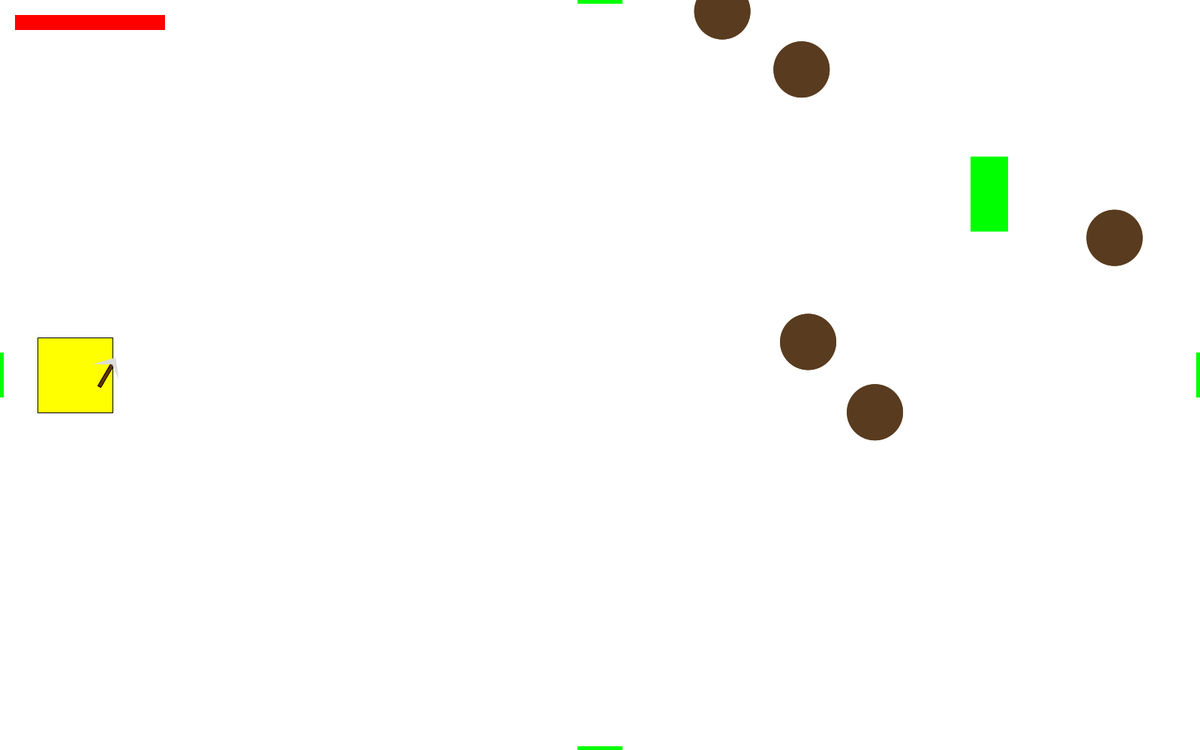
Frame 1 (no input)
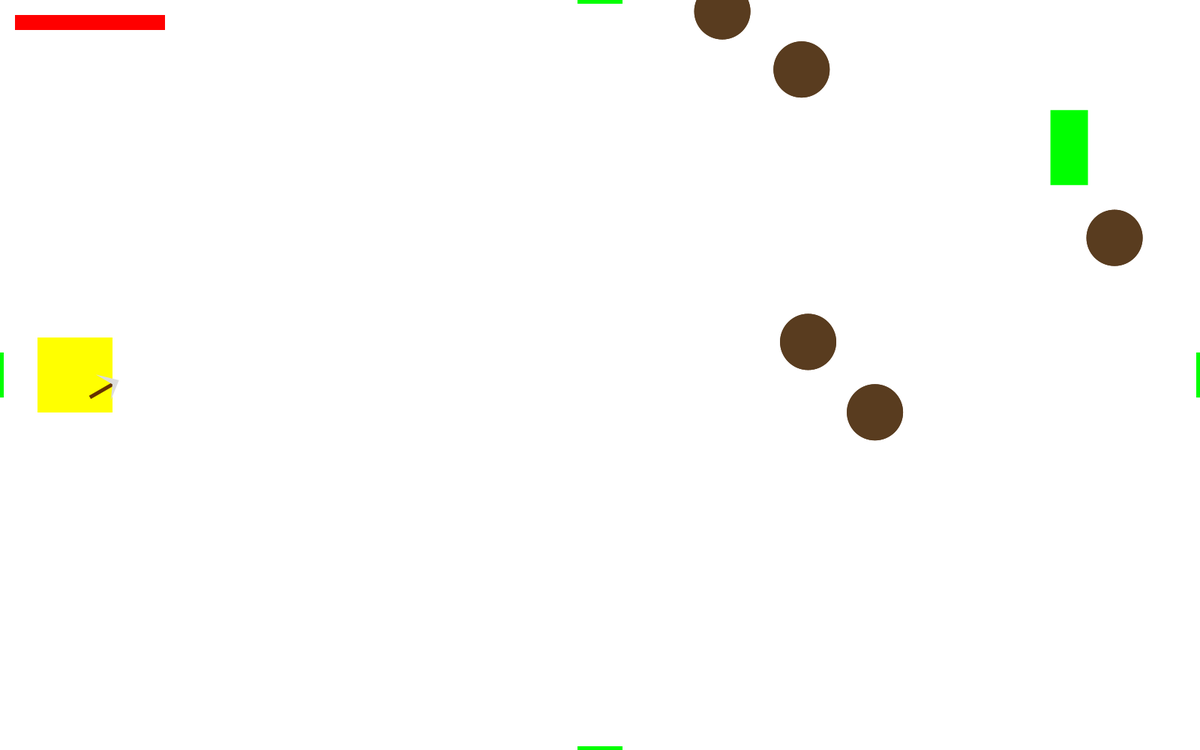
Frame 60 (the mouse pressed at the canvas centre just before this capture)
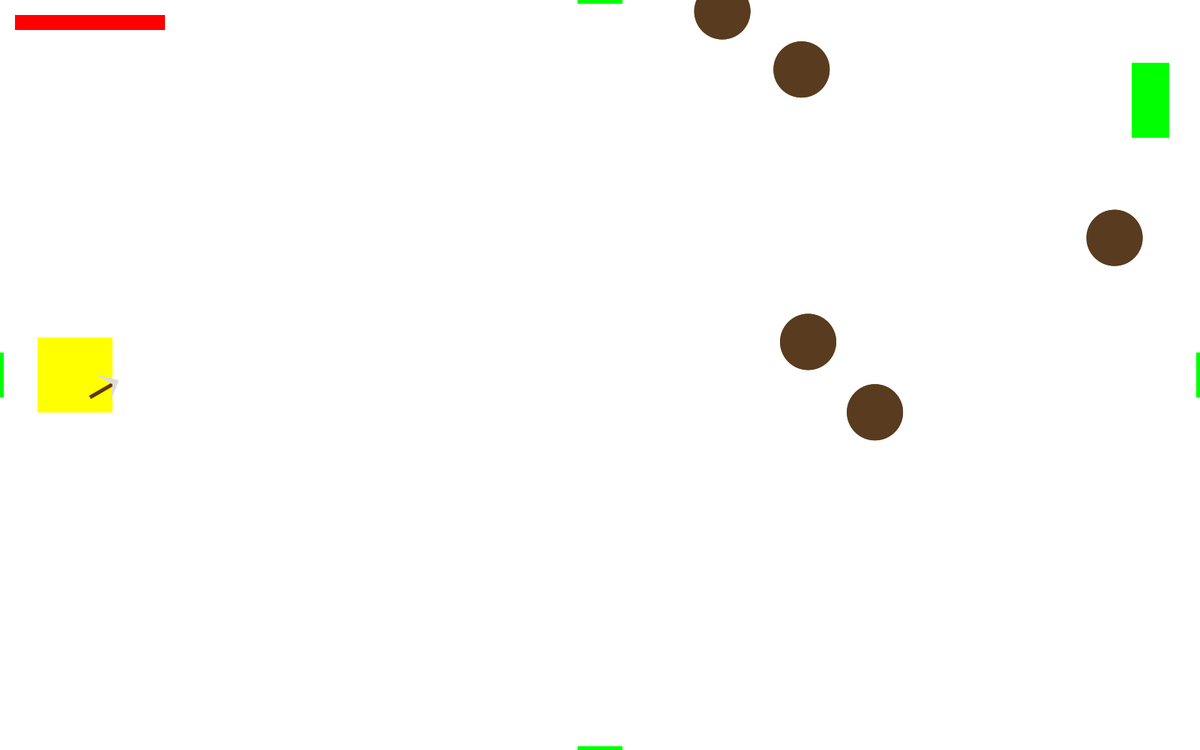
Frame 120 (the mouse held since frame 60 and released just before this capture)

The Processing sketch that drew these frames (run headless with seeded random() and noise(); from frame 60 on, the mouse is pressed at the canvas centre):

// Processing sketch: D103_Alan_Huang_Assignment4_301362439
// ── D103_Alan_Huang_Assignment4_301362439.pde
//HOLD LEFT CLICK TO CHARGE SWING, RELEASE LEFT CLICK TO SWING
//New feature, melee combat style, with item drops, Obstacle clearing gameplay, multiple exits
//NOTE: Actual level 1 will have more rocks, user interface, and character models
//There will also be a different number of exits to teach level, making a Map system 
//(eg: exit on the top of the map, leads to the level mapped above the current level, as well as an exit on the right, leading to the level mapped to the right of the current level)
//There is no current goal state of the game and there is only one state (which is the current state). We can just say for milestone 1, the goal state (end) is the exit on the right. However there is no end screen

ArrayList<Enemy> enemies = new ArrayList<Enemy>();
Player p1;
ArrayList<ItemDrop> itemDrops = new ArrayList<ItemDrop>();
//ArrayList<StationaryObject> objects = new ArrayList<StationaryObject>();
ArrayList<Rock> rocks = new ArrayList<Rock>();

int numEnemies = 1;
int numRocks = 5;

//Map states
int repositionState;
final int LEFT_OF_SCREEN = 1;
final int RIGHT_OF_SCREEN = 2;
final int TOP_OF_SCREEN = 3;
final int BOTTOM_OF_SCREEN = 4;
//Which exits are existing
boolean leftExit = true;
boolean rightExit = true;
boolean topExit = true;
boolean botExit = true;


final int ENEMY_SOUL_DROP = 10;
final int STONE = 1;


void setup() {
  size(1600, 1000);
  for (int i = 0; i < numEnemies; i++ ) {
    enemies.add(new Enemy(new PVector(random(width/2, width),random(0, height)), new PVector(random(-2, 2), random(-2, 2))));
  }
  //for (int i = 0; i < numRocks; i++) {
  //  objects.add(new Rock(new PVector(random(width/2, width), random(0, height)))); 
  //}
  for (int i = 0; i < numRocks; i++) {
    rocks.add(new Rock(new PVector(random(width/2, width), random(0, height)))); 
  }
  
  p1 = new Player(new PVector(100, height/2));
}

void draw() {
  background(255);
  gamePlay();
}

void gamePlay() {
  p1.update();
  
  if (up) p1.accelerate(upAcc);
  if (down) p1.accelerate(downAcc);
  if (left) p1.accelerate(leftAcc);
  if (right) p1.accelerate(rightAcc);
  
  for (int i = 0; i < enemies.size(); i++) {
    Enemy currEnemy = enemies.get(i);
    currEnemy.update();
  }
  
  //for loop for item drops
  for (int i = 0; i < itemDrops.size(); i++) {
    ItemDrop currItemDrop = itemDrops.get(i);
    currItemDrop.update();
  }
  
  //for (int i = 0; i < objects.size(); i++) {
  //  StationaryObject currObject = objects.get(i);
  //  currObject.update();
  //  if (currObject.objectType == currObject.ROCK_TYPE) { //code for rocks
  //  }
  //}
  
  for(int i = 0; i < rocks.size(); i++) {
    Rock currRock = rocks.get(i);
    currRock.update();
    currRock.drawMe();
  }
  
  drawExits();
  p1.drawHealthBar();
}

void drawExits(){
  fill(0, 255, 0);
  if (leftExit == true) {
    rect(0, height/2 - 30, 5, 60);
    //collision detection
    if (p1.pos.x - p1.entityWidth/2 < 5 &&
        p1.pos.x + p1.entityWidth/2 > 0 &&
        p1.pos.y - p1.entityHeight/2 < height/2 + 30 &&
        p1.pos.y + p1.entityHeight/2 > height/2 - 30) {
          //if collided, reposition at the opposite side of the screen (as if entered a new level)
       repositionState = RIGHT_OF_SCREEN;
       p1.repositionPlayer();
    }
  }
  if (rightExit == true) {
    rect(width - 5, height/2 - 30, 5, 60);
    if (p1.pos.x - p1.entityWidth/2 < width &&
        p1.pos.x + p1.entityWidth/2 > width - 5 &&
        p1.pos.y - p1.entityHeight/2 < height/2 + 30 &&
        p1.pos.y + p1.entityHeight/2 > height/2 - 30) {
       repositionState = LEFT_OF_SCREEN;
       p1.repositionPlayer();
    }
  }
  if (topExit == true) {
    rect(width/2 - 30, 0, 60, 5);
    if (p1.pos.x - p1.entityWidth/2 < width/2 + 30 &&
        p1.pos.x + p1.entityWidth/2 > width/2 - 30 &&
        p1.pos.y - p1.entityHeight/2 < 5 &&
        p1.pos.y + p1.entityHeight/2 > 0) {
       repositionState = BOTTOM_OF_SCREEN;
       p1.repositionPlayer();
    }
  }
  if (botExit == true) {
    rect(width/2 - 30, height - 5, 60, 5);
    if (p1.pos.x - p1.entityWidth/2 < width/2 + 30 &&
        p1.pos.x + p1.entityWidth/2 > width/2 - 30 &&
        p1.pos.y - p1.entityHeight/2 < height &&
        p1.pos.y + p1.entityHeight/2 > height - 5) {
       repositionState = TOP_OF_SCREEN;
       p1.repositionPlayer();
    }
  }
}

// ── Enemy.pde
class Enemy extends Entity {
  boolean alive = true;
  boolean drop = false;
  
  Enemy(PVector pos, PVector vel) {
    super(pos, vel);
    health = 15;
    entityWidth = 50;
    entityHeight = 100;
  }
  
  void drawMe() {
    //Character for now (need to get character model)
    fill(0, 255, 0);
    rect(pos.x - entityWidth/2, pos.y - entityHeight/2, entityWidth, entityHeight);
  }
  
  void update() {
    super.update();
    drawMe();
    //println(health);
    if (health < 0) {
      itemDrops.add(new ItemDrop(pos, ENEMY_SOUL_DROP)); 
      enemies.remove(this);
    }
  }
  
}

// ── Entity.pde
class Entity {
  PVector pos, vel;
  int health;
  float entityWidth;
  float entityHeight;
  
  Entity(PVector pos, PVector vel) {
    this.pos = pos;
    this.vel = vel;
    health = 10;
  }
  
  //Add detect stationaryObject() method soon
  
  void detectWalls() {
    //Left wall
    if (pos.x < entityWidth/2) {
      pos.x = entityWidth/2;
    }
    //Right wall
    if (pos.x > width - entityWidth/2) {
      pos.x = width - entityWidth/2;
    }
    //Top wall
    if (pos.y < entityHeight/2) {
      pos.y = entityHeight/2;
    }
    //Bottom wall
    if (pos.y > height - entityHeight/2) {
      pos.y = height - entityHeight/2;
    }
  }
  
  void moveCharacter() {
    pos.add(vel);
  }
  
  void accelerate(PVector a){
    vel.add(a);
  }
  
  void update() {
    detectWalls();
    moveCharacter();
    
  }
  
  void drawMe() {
    //placeholder
  }
  
  boolean hitCharacter(Entity other) {
    return (pos.x - entityWidth/2 < other.pos.x + other.entityWidth/2 &&
            pos.x + entityWidth/2 > other.pos.x - other.entityWidth/2 &&
            pos.y - entityHeight/2 < other.pos.y + other.entityHeight/2 &&
            pos.y + entityHeight/2 > other.pos.y - other.entityHeight/2);
  }
  
  
  
  
}

// ── Input.pde
//Keyboard controls
float speed = 2;
PVector upAcc = new PVector(0, -speed);
PVector downAcc = new PVector(0, speed);
PVector leftAcc = new PVector(-speed, 0);
PVector rightAcc = new PVector(speed, 0);
boolean up, down, left, right;
boolean mouseReleased = false;
void keyPressed() {
  if (key == 'w') up = true;
  else if (key == 's') down = true;
  else if (key == 'a') left = true;
  else if (key == 'd') right = true;
  
}
void keyReleased() {
  if (key == 'w') up = false;
  else if (key == 's') down = false;
  else if (key == 'a') left = false;
  else if (key == 'd') right = false;
}
//Mouse controls
void mousePressed() {
  if (mouseButton == LEFT) {
    p1.attack = true;
    p1.pickaxeReset = false;
    mouseReleased = false;
  }
}
void mouseReleased() {
  p1.attack = false;
  mouseReleased = true;
}

// ── ItemDrop.pde
class ItemDrop {
  PVector pos;
  int itemType;
  int dim; //It will be circular
  
  ItemDrop(PVector pos, int itemType) {
    this.pos = pos;
    this.itemType = itemType;
    dim = 25;
  }
  
  boolean detectPickup(Player p) { //Using box collision detection
    return (p.pos.x - p.entityWidth/2 < pos.x + dim &&
            p.pos.x + p.entityWidth/2 > pos.x - dim &&
            p.pos.y - p.entityHeight/2 < pos.y + dim &&
            p.pos.y + p.entityHeight/2 > pos.y - dim);
  }
  
  void update() {
    drawMe();
    if (detectPickup(p1)) {
      //insert add to player inventory code here
      
      itemDrops.remove(this);
    }
  }
  
  void drawMe() {
    fill(120, 20, 120);
    circle(pos.x, pos.y, dim);
  }
}

// ── Player.pde
class Player extends Entity {
  final int STONE_PICKAXE = 1;
  
  int pickaxeType = STONE_PICKAXE;
  
  int maxHealth;
  float healthPercentage;
  int gracePeriod = 60;
  boolean hit = false;
  
  float damp = 0.8;
  
  boolean attack = false;
  float pickaxeRotation = 0.0;
  boolean pickaxeReset = true; //Original position of pickaxe
  PVector pickaxeSwingHitboxCenter;
  int pickaxeSwingHitboxSize;
  
  
  Player(PVector pos) {
    super(pos, new PVector(0, 0));
    health = 10;
    maxHealth = health;
    healthPercentage = 1;
    entityWidth = 100;
    entityHeight = 100;
    
    pickaxeSwingHitboxSize = 150;
  }
  
  void drawMe() {
    //Character for now (need to get character model)
    fill(255, 255, 0);
    pushMatrix();
    translate(pos.x, pos.y);
    rect(-entityWidth/2, -entityHeight/2, entityWidth, entityHeight);
    
    rotate(radians(pickaxeRotation));
    //Pickaxe
    pushMatrix();
    translate(50, -20);
    rotate(radians(30));
    //Handle
    fill(102, 51, 0);
    rect(0, 0, 5, 40);
    
    //Pickaxe Head
    fill(220);
    noStroke();
    triangle(3, 5, -20, 18, 2, -5);
    triangle(2, 5, 20, 18, 2, -5);
    popMatrix();
    
    
    popMatrix();
  }
  
  void update() {
    super.update();
    drawMe();
    
    vel.mult(damp);
    pickaxeSwingHitboxCenter = new PVector(pos.x + 50, pos.y - 20);
    
    for (int i = 0; i < enemies.size(); i++) {
      Enemy currEnemy = enemies.get(i);
      //Collision with enemy
      if (hitCharacter(currEnemy) && gracePeriod == 60) {
        health--;
        updateHealthPercentage();
        hit = true;
      }
      //Swing on enemy
      detectSwing(currEnemy);
    }
    
    for (int i = 0; i < rocks.size(); i++) {
      Rock currRock = rocks.get(i);
      detectSwing(currRock);
    }
    
    if (hit) {
      gracePeriod--;
      if (gracePeriod < 0) {
        gracePeriod = 60;
        hit = false;
      }
    }
    
    
    //Pickaxe animations
    
    //Uncomment code below to see pickaxe swing hitbox
    //fill(255, 0, 255);
    //circle(pickaxeSwingHitboxCenter.x, pickaxeSwingHitboxCenter.y, pickaxeSwingHitboxSize);
    
    if (mouseButton == LEFT && attack == true) {
      pickaxeRotation -= 2;
      if (pickaxeRotation < -60) {
        pickaxeRotation = -60;
      }
    }
    if (attack == false) {
      pickaxeRotation += 20;
      if (pickaxeRotation > 30) {
        pickaxeRotation = 30;
        pickaxeReset = true;
      }
    }
    
    
  }
  
  void detectSwing(Entity other) {
    //The pickaxe swing is a circle collision system vs the character model's box collision system, for simplicity, I will just use the other's position
    if (dist(pickaxeSwingHitboxCenter.x, pickaxeSwingHitboxCenter.y, other.pos.x, other.pos.y) < pickaxeSwingHitboxSize && pickaxeReset == false && mouseReleased == true) { //pickaxeReset and mouseReleased are conditions of swinging motion
      //println("detected");
      other.health -= 3;
    }
  }
  void detectSwing(Rock r) {
    if (dist(pickaxeSwingHitboxCenter.x, pickaxeSwingHitboxCenter.y, r.pos.x, r.pos.y) < pickaxeSwingHitboxSize && pickaxeReset == false && mouseReleased == true) {
      r.health -= 3;
    }
  }
  
  void drawHealthBar() {
    //Imported from Lab Challenge 9 of IAT 167
    int healthBarWidth = 200;
    pushMatrix();
    fill(0, 64);
    translate(20, 20);
    rect(0, 0, healthBarWidth, 20); //container for health
    fill(255, 0, 0, 255);
    rect(0, 0, healthBarWidth * healthPercentage, 20); //health bar
    popMatrix();
  }
  
  void updateHealthPercentage() {
    healthPercentage=(float)health/maxHealth;
  }
  
  void repositionPlayer() {
    switch (repositionState) {
      case LEFT_OF_SCREEN:
      pos.x = 100;
      pos.y = height/2;
      break;
      
      case RIGHT_OF_SCREEN:
      pos.x = width - 100;
      pos.y = height/2;
      break;
      
      case TOP_OF_SCREEN:
      pos.x = width/2;
      pos.y = 100;
      break;
      
      case BOTTOM_OF_SCREEN:
      pos.x = width/2;
      pos.y = height - 100;
      break;
    }
  }
  
}

// ── Rock.pde
class Rock extends StationaryObject {
  int dim; //Circular
  int health;
  
  Rock(PVector pos) {
    super(pos);
    objectType = ROCK_TYPE;
    dim = 75;
    health = 10;
  }
  
  void drawMe() {
    pushMatrix();
    fill(89, 60, 31);
    translate(pos.x, pos.y);
    circle(0, 0, dim);
    
    popMatrix();
  }
  
  void update() {
    super.update();
    if (health < 0) {
      itemDrops.add(new ItemDrop(pos, STONE));
      rocks.remove(this);
    }
  }
}

// ── StationaryObject.pde
class StationaryObject {
  PVector pos;
  int objectType;
  
  final int ROCK_TYPE = 1;
  
  StationaryObject(PVector pos){
    this.pos = pos;
  }
  
  void drawMe() {
    //placeholder
  }
  
  void update() {
    drawMe();
  }
}
